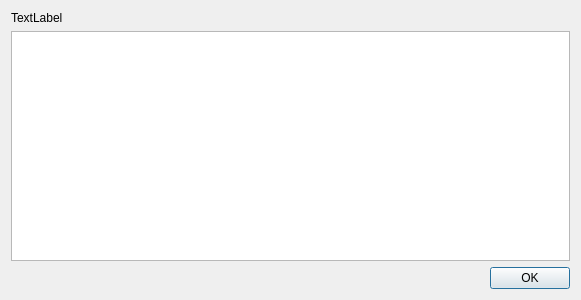
<?xml version="1.0" encoding="UTF-8"?>
<ui version="4.0">
 <class>InfoDialog</class>
 <widget class="QDialog" name="InfoDialog">
  <property name="geometry">
   <rect>
    <x>0</x>
    <y>0</y>
    <width>581</width>
    <height>300</height>
   </rect>
  </property>
  <property name="windowTitle">
   <string>Information</string>
  </property>
  <layout class="QVBoxLayout" name="verticalLayout">
   <item>
    <widget class="QLabel" name="titleLabel">
     <property name="text">
      <string>TextLabel</string>
     </property>
    </widget>
   </item>
   <item>
    <widget class="QTextEdit" name="infoText">
     <property name="toolTip">
      <string>Details</string>
     </property>
     <property name="readOnly">
      <bool>true</bool>
     </property>
    </widget>
   </item>
   <item>
    <widget class="QDialogButtonBox" name="buttonBox">
     <property name="toolTip">
      <string>Dismiss This Screen</string>
     </property>
     <property name="orientation">
      <enum>Qt::Horizontal</enum>
     </property>
     <property name="standardButtons">
      <set>QDialogButtonBox::Ok</set>
     </property>
    </widget>
   </item>
  </layout>
 </widget>
 <resources/>
 <connections>
  <connection>
   <sender>buttonBox</sender>
   <signal>accepted()</signal>
   <receiver>InfoDialog</receiver>
   <slot>accept()</slot>
   <hints>
    <hint type="sourcelabel">
     <x>248</x>
     <y>254</y>
    </hint>
    <hint type="destinationlabel">
     <x>157</x>
     <y>274</y>
    </hint>
   </hints>
  </connection>
  <connection>
   <sender>buttonBox</sender>
   <signal>rejected()</signal>
   <receiver>InfoDialog</receiver>
   <slot>reject()</slot>
   <hints>
    <hint type="sourcelabel">
     <x>316</x>
     <y>260</y>
    </hint>
    <hint type="destinationlabel">
     <x>286</x>
     <y>274</y>
    </hint>
   </hints>
  </connection>
 </connections>
</ui>
